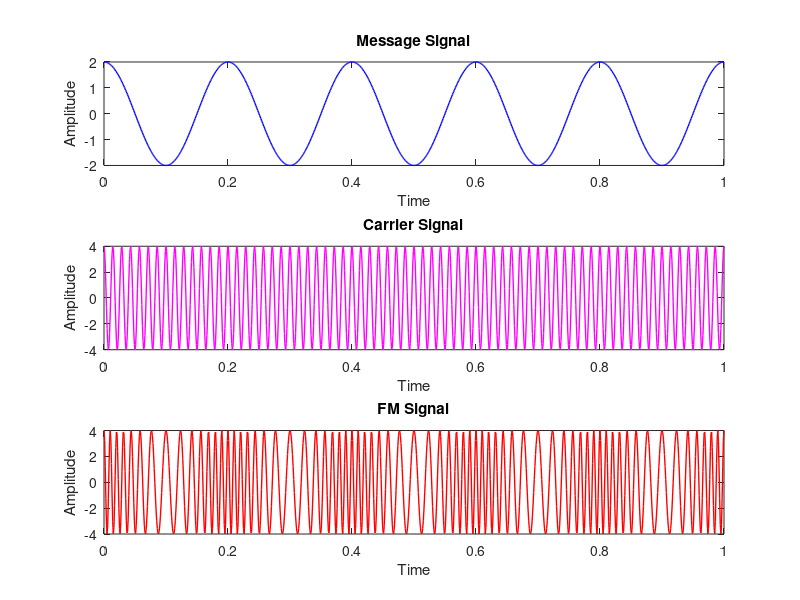

Reproduce this figure in MATLAB.
clc;   clear;
close all;
%input
Am = 2;
Ac = 4;
fm = 5; %fm<fc
fc = 70;
m = 6;
t = 0:0.001:1;

%Equation of the message signal
s1 = Am*cos(2*pi*fm*t);
subplot(3,1,1);
plot(t,s1,'blue','LineWidth',1);
xlabel('Time');
ylabel('Amplitude');
title('Message Signal');

%carrier
s2 = Ac*cos(2*pi*fc*t);
subplot(3,1,2);
plot(t,s2,'magenta','LineWidth',1);
xlabel('Time');
ylabel('Amplitude');
title('Carrier Signal');

%FM
s = Ac*cos(2*pi*fc*t+m.*sin(2*pi*fm*t));
subplot(3,1,3);
plot(t,s,'red','LineWidth',1);
xlabel('Time');
ylabel('Amplitude');
title('FM Signal');
